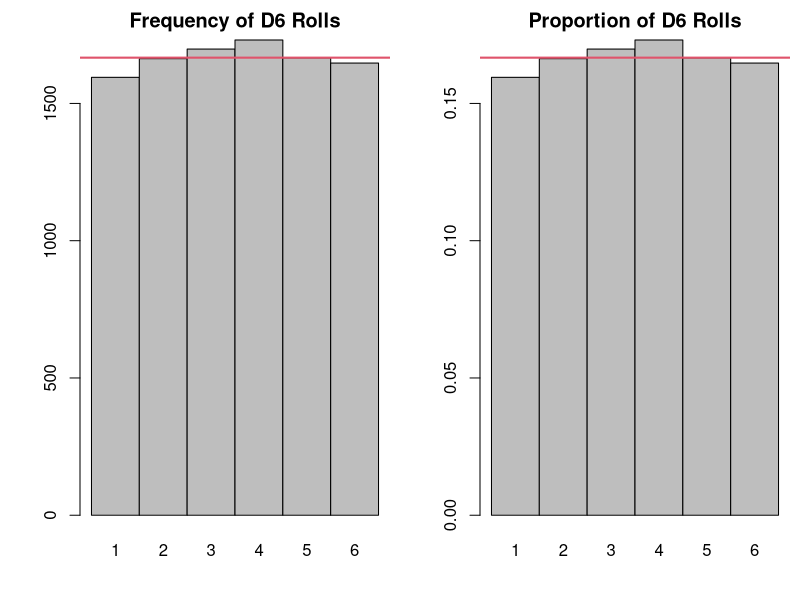
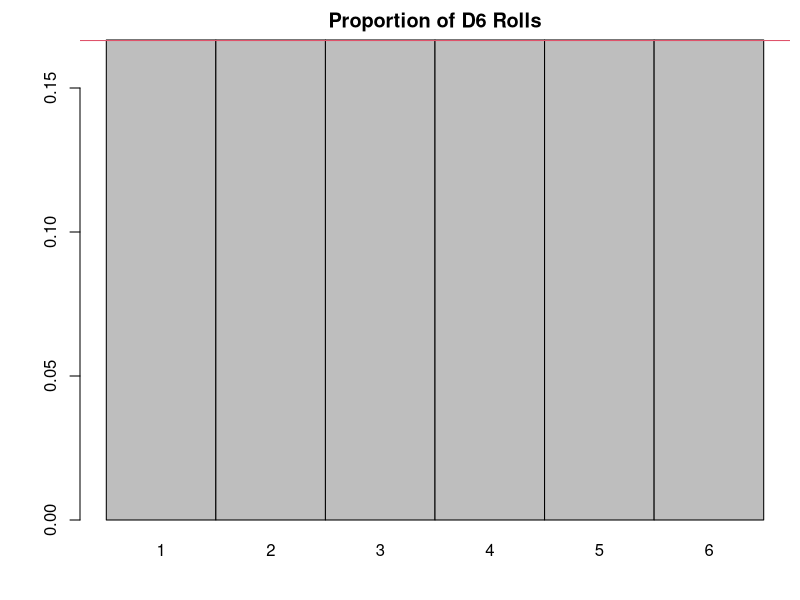
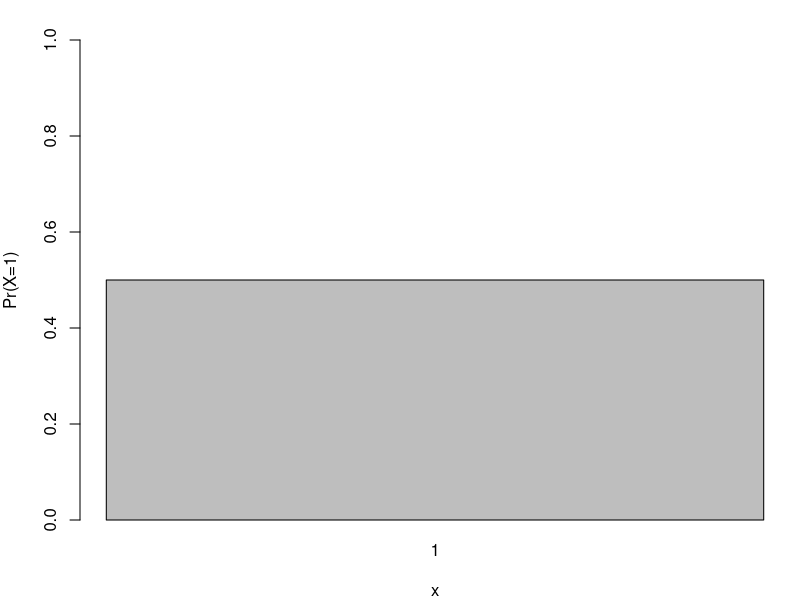
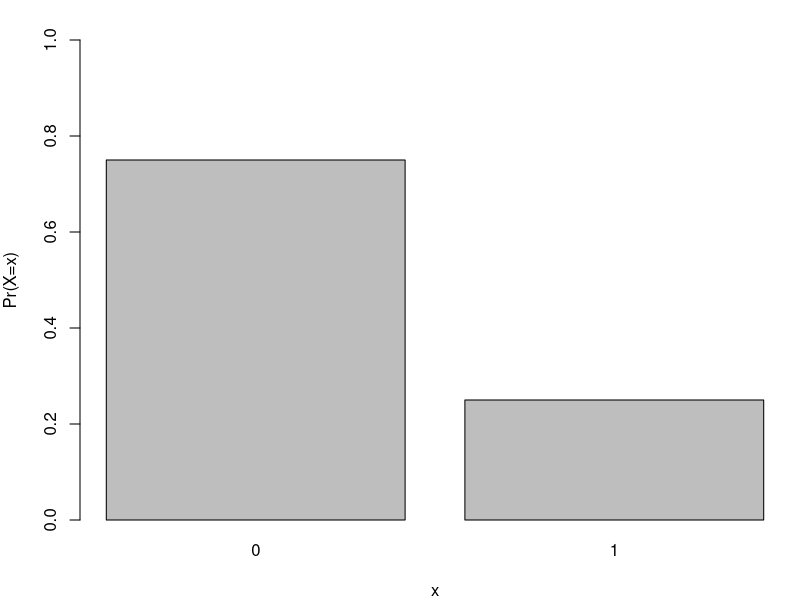
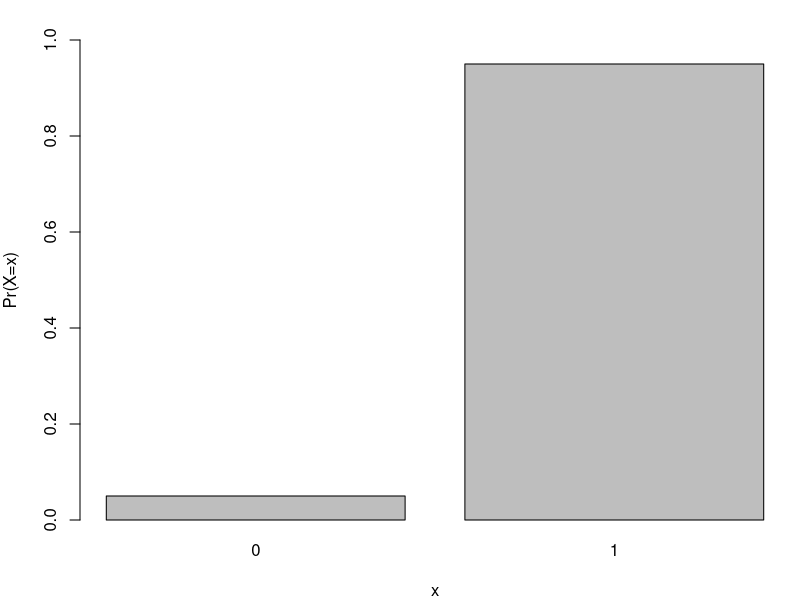
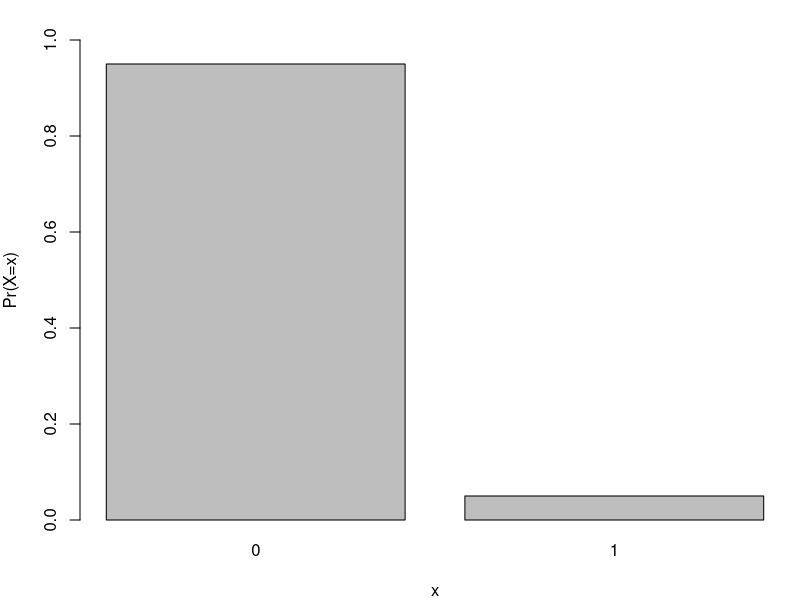
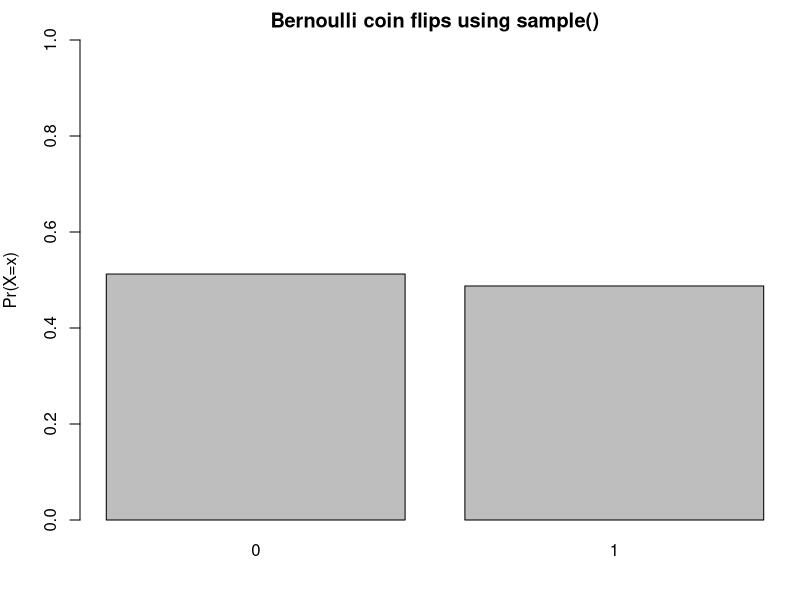
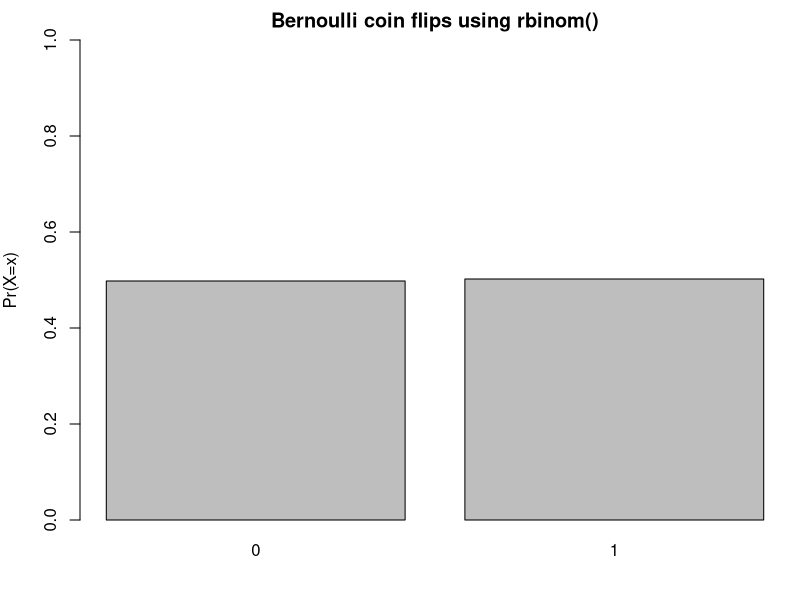

Reproduce these figures in R, in order.
## R_Demo_Simulation_Learning_Probability_Discrete_Distributions.R
##########################################################################
## INSTRUCTOR: Christopher Fariss
## COURSE NAME: Advanced Computational Methods for Social Media and Textual Data (3B)
## University of Essex Summer School 2023
##
## Date: 2023-08-08
##
## Please e-mail me if you find any errors or have and suggestions
## e-mail: cjf0006@gmail.com
## e-mail: cjfariss@umich.edu
##########################################################################
## Introduction to tutorial:
##
## For this R tutorial, we will learn about:
##
## (1) Discrete probability distributions for discrete events (e.g., a coin flip; rolling a 6-sided dice).
## (2) Continuous probability distributions (e.g., SAT, GRE or LSAT scores; human weight at birth; distance from the center of the board for the beanbag toss or cornhole game)
##
## Note: This lesson contains information you will use in a program challenge this week: select one continuous and/or one discrete probability distribution from below (not including Uniform, Normal, Bernoulli, or Binomial) and describe it in detail with ## comments and R code. See the examples for Uniform, Normal, Bernoulli, or Binomial distributions below. If you select 2 distributions, make sure one is continuous and the other is discrete.
##
##########################################################################

## first we will construct a density function using the now familiar sample() function

## probability mass or probability density: this is just how much probability does each event/outcome have and it all needs to sum to 1 to be a probability measure (see the less from last week)

## What is density? Density is the relative probability of sampling an event at a specific point along the range of possible values defined by the function.

## let's see density in action by simulating the roll of a D6 in R using the sample() function
library(MASS)

## total number of rolls
## try changing this value from 100 to 1000 to 10000 to 100000
sim_n <- 10000
sim_n

values <- sample(c(1,2,3,4,5,6), size=sim_n, replace=T)
table(values)
table(values)/sim_n

par(mfrow=c(1,2), mar=c(4,4,2,.5)) ## as always we can check the help file for the par() function ?par
barplot(table(values), names.arg=c(1,2,3,4,5,6), space=0, main="Frequency of D6 Rolls")
abline(h=sim_n/6, col=2, lwd=2)
barplot(table(values)/sim_n, names.arg=c(1,2,3,4,5,6), space=0, main="Proportion of D6 Rolls")
abline(h=1/6, col=2, lwd=2)

## what is the probability of getting 1 of the numbers on our fair D6?
## this is a probability density function for our D6 roll.
par(mfrow=c(1,1), mar=c(4,4,2,.5))
#par(mfrow=c(1,1), mar=c(6,6,4,4))
barplot(rep(1/6, 6), names.arg=c(1,2,3,4,5,6), space=0, main="Proportion of D6 Rolls", ylim=c(0,1/6))
abline(h=1/6, col=2, lwd=2)

##########################################################################
##
## Bernoulli distribution
##
## The Bernoulli distribution is a special case of the Binomial distribution
##
## The sample space S for the Bernoulli distribution, is defined to take one element.
## There are two probabilities estimated by the distribution p and 1-p.
## The probability distribution for p is in reference to when the variable y=1 and 1-p is in reference to when y=0.
##
## discrete range of the observed binary variable: [0,1]
## distribution function: p^y * (1-p)^(1-y)
## parameters: p is a continuous, real value parameter that ranges from 0 to 1,
## it is interpreted as the probability of success of a single trial (success is when y=1)
##
## R function names (all with size argument set to 1):
## dbinom
## pbinom
## qbinom
## rbinom
##
## parameters:
## formula for the mean: p
## formula for the variance: p*(1-p)
##
## let's define our own Bernoulli function
## the argument p can take real (continuous) values between 0 and 1
## the argument y can take discrete values of 0 or 1
Bernoulli_function <- function(p,y){
    p^y * (1-p)^(1-y)
}

## call our user defined function
Bernoulli_function(p=.5, y=1)
Bernoulli_function(p=.5, y=0)
Bernoulli_function(p=.25, y=1)
Bernoulli_function(p=.25, y=0)

## use R's base function for a Bernoulli distribution
dbinom(1,size=1,.5)
dbinom(0,size=1,.5)
dbinom(1,size=1,.25)
dbinom(0,size=1,.25)

dbinom(2,size=1,.25)

## graph the probability distribution
barplot(dbinom(x=1, size=1, prob=0.5), names.arg=c(1), ylim=c(0,1), ylab="Pr(X=1)", xlab="x")

## generate a vector with a 0 and 1
values <- dbinom(x=c(0,1), size=1, prob=0.25)
values

barplot(values, names.arg=c(0,1), ylim=c(0,1), ylab="Pr(X=x)", xlab="x")

values <- dbinom(x=c(0,1), size=1, prob=0.95)
barplot(values, names.arg=c(0,1), ylim=c(0,1), ylab="Pr(X=x)", xlab="x")

values <- dbinom(x=c(0,1), size=1, prob=0.05)
barplot(values, names.arg=c(0,1), ylim=c(0,1), ylab="Pr(X=x)", xlab="x")


## we can simulate the Bernoulli process with the sample() function or the rbinom() function

## simulate a Bernoulli trial with two coin flips using the sample() function
sim_n <- 10000
coin_flip_trial <- sample(c(0,1),size=sim_n, replace=TRUE, prob=c(.5,.5))
table(coin_flip_trial)/sim_n

## graph the simulation from above
barplot(table(coin_flip_trial)/sim_n, names.arg=c(0,1), ylim=c(0,1), ylab="Pr(X=x)", main="Bernoulli coin flips using sample()")

## simulate a Bernoulli trial with two coin flips using the rbinom() function
sim_n <- 10000
coin_flip_trial <- rbinom(sim_n, size=1, prob=.5)
table(coin_flip_trial)/sim_n

## graph the simulation from above
barplot(table(coin_flip_trial)/sim_n, names.arg=c(0,1), ylim=c(0,1), ylab="Pr(X=x)", main="Bernoulli coin flips using rbinom()")


##########################################################################
##
## Binomial distribution
##
## The sample space S for the Binomial distribution, is defined to take one element. There are two probabilities estimated by the distribution p and 1-p. The probability distribution for p is in reference to when the variable y=1 and 1-p is in reference to when y=0.
##
## discrete range of the observed binary variable: [0,N]
## distribution function: choose(N, y) * p^y * (1-p)^(N-y)
## parameters: p is a continuous, real value parameter that ranges from 0 to 1, it is interpreted as the probability of success of a single trial (success is when y=1). when N > 1, it is interpreted as the probability of success for each individual N trial
##
## choose(N, y) is the binomial coefficient and is defined as N!/(y!(N − y)!).
## This turns into a very large number as N increases.
## It is used to normalize (bound the probability for a binomial outcome) to range from 0 to 1.
## It is also called the normalization coefficient.
##
## R function names (all with size argument set to N):
## dbinom
## pbinom
## qbinom
## rbinom
##
## parameters:
## formula for the mean: N*p
## formula for the variance: N*p*(1-p)
##
## let's define our own Bernoulli function
## the argument p can take values between 0 and 1
## the argument y can take discrete values of 0 or 1
Binomial_function <- function(p,y,N){
    (factorial(N)/(factorial(y) * factorial(N-y) )) * p^y * (1-p)^(N-y)
}

## quick reminder on factorials
## factorials are just the product of all the integer values in a sequence starting from the largest number in the sequence down to 1
factorial(3) # 3! written out in math but this won't work in R
prod(3:1)
prod(seq(from=3,to=1,by=-1))
3*2*1

factorial(4)
prod(4:1)
prod(seq(4,1))
4*3*2*1

## careful with this rule though
factorial(0)
prod(0)

## call our user defined function
Binomial_function(p=.5, y=2, N=2)
Binomial_function(p=.5, y=1, N=2)
Binomial_function(p=.5, y=0, N=2)
Binomial_function(p=.25, y=2, N=2)
Binomial_function(p=.25, y=1, N=2)
Binomial_function(p=.25, y=0, N=2)

Binomial_function(p=.25, y=2, N=2) + Binomial_function(p=.25, y=1, N=2) + Binomial_function(p=.25, y=0, N=2)

## use R's base function for a Binomial distribution
dbinom(2,size=2,.5)
dbinom(1,size=2,.5)
dbinom(0,size=2,.5)
dbinom(2,size=2,.25)
dbinom(1,size=2,.25)
dbinom(0,size=2,.25)

## write out binomial function using the choose() function instead of factorial
Binomial_function_2 <- function(p,y,N){
    choose(N,y) * p^y * (1-p)^(N-y)
}
Binomial_function_2(p=.5, y=2, N=2)
Binomial_function(p=.5, y=2, N=2)
dbinom(2,size=2,.5)


## simulate a binomial trial with two coin flips
sim_n <- 10000
coin_flip_trial1 <- sample(c(0,1),size=sim_n, replace=TRUE)
coin_flip_trial2 <- sample(c(0,1),size=sim_n, replace=TRUE)
table(coin_flip_trial1)/sim_n
table(coin_flip_trial2)/sim_n

table(coin_flip_trial1 + coin_flip_trial2)/sim_n

## graph the simulation from above
barplot(table(coin_flip_trial1 + coin_flip_trial2)/sim_n, names.arg=c(0,1,2), ylim=c(0,1), ylab="Pr(X=x)", main="Binomial trial (2 coin flips) using sample()")

## simulate a Bernoulli trial with two coin flips using the rbinom() function
sim_n <- 10000
coin_flip_trial <- rbinom(sim_n, size=2, prob=.5)
table(coin_flip_trial)/sim_n

## graph the simulation from above
barplot(table(coin_flip_trial)/sim_n, names.arg=c(0,1,2), ylim=c(0,1), ylab="Pr(X=x)", main="Binomial trial (2 coin flips) using rbinom()")


## graph the density or mass of the binomial trial with two coin flips
values <- dbinom(x=c(0,1,2), size=2, prob=0.5)
values
par(mfrow=c(1,1))
barplot(values, names.arg=c(0,1,2), ylim=c(0,1), ylab="Pr(X=x)")

## graph the density or mass of the binomial trial with two coin flips but with a different probability
values <- dbinom(x=c(0,1,2), size=2, prob=1/3)
values
barplot(values, names.arg=c(0,1,2), ylim=c(0,1), ylab="Pr(X=x)")

## graph the density or mass of the binomial trial with six coin flips
values <- dbinom(x=c(0,1,2,3,4,5,6), size=6, prob=1/2)
values
sum(values)
barplot(values, names.arg=c(0:6), ylim=c(0,1), ylab="Pr(X=x)")

## graph the density or mass of the binomial trial with five coin flips
values <- dbinom(x=c(0,1,2,3,4,5), size=5, prob=1/2)
values
barplot(values, names.arg=c(0:5), ylim=c(0,1), ylab="Pr(X=x)")


## graph the density or mass of the binomial trial with ten coin flips
values <- dbinom(x=0:10, size=10, prob=.5)
values
barplot(values, names.arg=c(0:10), ylim=c(0,1), ylab="Pr(X=x)")


## graph the density or mass of the binomial trial with ten coin flips but with a higher probability of getting "heads"
values <- dbinom(x=0:10, size=10, prob=.9)
values
barplot(values, names.arg=c(0:10), ylim=c(0,1), ylab="Pr(X=x)")


## here is where the program challenge questions start

##########################################################################
## Additional probability distributions for discrete variables (integers that are usually strictly positive)
##########################################################################
##
##########################################################################
## Poisson distribution
##
## R function names:
## dpois
## ppois
## qpois
## rpois
##
##########################################################################
## geometric distribution
##
## R function names:
## dgeom
## pgeom
## qgeom
## rgeom
##
##########################################################################
## negative binomial distribution
##
## R function names:
## dnbinom
## pnbinom
## qnbinom
## rnbinom
##
##########################################################################
## hypergeometric distribution
##
## R function names:
## dhyper
## phyper
## qhyper
## rhyper
##
##########################################################################
## multinomial distribution
##
## R function names:
## rmultinom
## dmultinom
##
